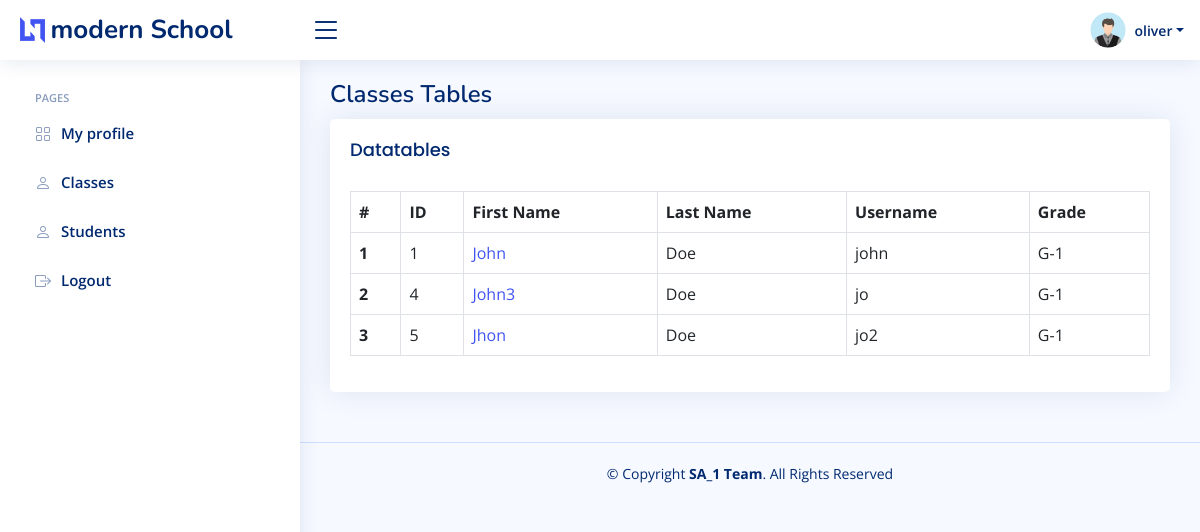
The page /Teacher/students_of_class.php?class_id=2 (signed in) on the database its author committed.
### tables this page shows
CREATE TABLE `setting` (
  `id` int(11) NOT NULL,
  `current_year` int(11) NOT NULL,
  `current_semester` varchar(11) NOT NULL,
  `school_name` varchar(100) NOT NULL,
  `slogan` varchar(300) NOT NULL,
  `about` text NOT NULL
);

CREATE TABLE `teachers` (
  `teacher_id` int(11) NOT NULL,
  `username` varchar(127) NOT NULL,
  `password` varchar(255) NOT NULL,
  `class` varchar(31) NOT NULL,
  `fname` varchar(127) NOT NULL,
  `lname` varchar(127) NOT NULL,
  `subjects` varchar(31) NOT NULL,
  `address` varchar(31) NOT NULL,
  `employee_number` int(11) NOT NULL,
  `date_of_birth` date DEFAULT NULL,
  `phone_number` varchar(31) NOT NULL,
  `qualification` varchar(127) NOT NULL,
  `gender` varchar(7) NOT NULL,
  `email_address` varchar(255) NOT NULL,
  `date_of_joined` datetime NOT NULL DEFAULT current_timestamp()
);

CREATE TABLE `students` (
  `student_id` int(11) NOT NULL,
  `username` varchar(127) NOT NULL,
  `password` varchar(255) NOT NULL,
  `fname` varchar(127) NOT NULL,
  `lname` varchar(255) NOT NULL,
  `grade` int(11) NOT NULL,
  `section` int(11) NOT NULL,
  `address` varchar(31) NOT NULL,
  `gender` varchar(7) NOT NULL,
  `email_address` varchar(255) NOT NULL,
  `date_of_birth` date NOT NULL,
  `date_of_joined` timestamp NULL DEFAULT current_timestamp(),
  `parent_fname` varchar(127) NOT NULL,
  `parent_lname` varchar(127) NOT NULL,
  `parent_phone_number` varchar(31) NOT NULL
);

CREATE TABLE `grades` (
  `grade_id` int(11) NOT NULL,
  `grade` varchar(31) NOT NULL,
  `grade_code` varchar(7) NOT NULL
);

### data/setting.php (called while the page is built)
<?php
function getSetting($conn){
   $sql = "SELECT * FROM setting";
   $stmt = $conn->prepare($sql);
   $stmt->execute();
   if ($stmt->rowCount() == 1) {
     $settings = $stmt->fetch();
     return $settings;
   }else {
    return 0;
   }
}
?>

### Teacher/data/teacher.php (called while the page is built)
<?php
function getTeacherById($teacher_id, $conn){
   $sql = "SELECT * FROM teachers
           WHERE teacher_id=?";
   $stmt = $conn->prepare($sql);
   $stmt->execute([$teacher_id]);
   if ($stmt->rowCount() == 1) {
     $teacher = $stmt->fetch();
     return $teacher;
   }else {
    return 0;
   }
}

### Teacher/data/student.php (called while the page is built, shortened)
<?php
function getAllStudents($conn){
   $sql = "SELECT * FROM students";
   $stmt = $conn->prepare($sql);
   $stmt->execute();
   if ($stmt->rowCount() >= 1) {
     $students = $stmt->fetchAll();
     return $students;
   }else {
   	return 0;
   }
}

### Teacher/data/class.php (called while the page is built, shortened)
<?php
function getClassById($class_id, $conn){
   $sql = "SELECT * FROM class
           WHERE class_id=?";
   $stmt = $conn->prepare($sql);
   $stmt->execute([$class_id]);
   if ($stmt->rowCount() == 1) {
     $class = $stmt->fetch();
     return $class;
   }else {
    return 0;
   }
}

### Teacher/data/grade.php (called while the page is built, shortened)
<?php
function getGradeById($grade_id, $conn){
   $sql = "SELECT * FROM grades
           WHERE grade_id=?";
   $stmt = $conn->prepare($sql);
   $stmt->execute([$grade_id]);
   if ($stmt->rowCount() == 1) {
     $grade = $stmt->fetch();
     return $grade;
   }else {
    return 0;
   }
}

### Teacher/data/section.php (called while the page is built, shortened)
<?php
function getSectioById($section_id, $conn){
   $sql = "SELECT * FROM section
           WHERE section_id=?";
   $stmt = $conn->prepare($sql);
   $stmt->execute([$section_id]);
   if ($stmt->rowCount() == 1) {
     $section = $stmt->fetch();
     return $section;
   }else {
    return 0;
   }
}

### Teacher/students_of_class.php (the view, shortened to what this page needs)
<?php
if (isset($_SESSION['teacher_id']) &&
    isset($_SESSION['role'])) {
    if ($_SESSION['role'] == 'Teacher') {
       include "../DB_connection.php";
       include "data/student.php";
       include "data/grade.php";
       include "data/class.php";
       include "data/section.php";
       include "data/teacher.php";
       $class_id = $_GET['class_id'];
       $students = getAllStudents($conn);
       $teacher_id = $_SESSION['teacher_id'];
       $class = getClassById($class_id, $conn);
 ?>
<!DOCTYPE html>
<html lang="en">
<head>
  <link href="../assets/vendor/bootstrap/css/bootstrap.min.css" rel="stylesheet">
  <link href="../assets/vendor/bootstrap-icons/bootstrap-icons.css" rel="stylesheet">
  <link href="../assets/vendor/boxicons/css/boxicons.min.css" rel="stylesheet">
  <link href="../assets/vendor/quill/quill.snow.css" rel="stylesheet">
  <link href="../assets/vendor/quill/quill.bubble.css" rel="stylesheet">
  <link href="../assets/vendor/remixicon/remixicon.css" rel="stylesheet">
  <link href="../assets/vendor/simple-datatables/style.css" rel="stylesheet">
  <link href="../assets/css/style.css" rel="stylesheet">
</head>
<body>
  <?php
    include "inc/header.php";
    ?>
  <?php
    include "inc/sidebar.php";
    ?>
  <main id="main" class="main">
<div class="pagetitle">
  <h1>Classes Tables</h1>
</div>
<section class="section">
  <div class="row">
    <div class="col-lg-12">
      <div class="card">
        <div class="card-body">
          <h5 class="card-title">Datatables</h5>
          <?php
        if ($students != 0) {
     ?>
  <?php $i = 0; foreach ($students as $student ) {
       $g = getGradeById($class['grade'], $conn);
       $s = getSectioById($class['section'], $conn);
       if ($g['grade_id'] == $student['grade'] && $s['section_id'] == $student['section']) { $i++;
       if ($i == 1) {
    ?>
        <div>
           <div>
              <table class="table table-bordered mt-3 n-table">
                <thead>
                  <tr>
                    <th scope="col">#</th>
                    <th scope="col">ID</th>
                    <th scope="col">First Name</th>
                    <th scope="col">Last Name</th>
                    <th scope="col">Username</th>
                    <th scope="col">Grade</th>
                  </tr>
                </thead>
                <tbody>
              <?php } ?>
                  <tr>
                    <th scope="row"><?=$i?></th>
                    <td><?=$student['student_id']?></td>
                    <td>
                      <a href="student-grade.php?student_id=<?=$student['student_id']?>">
                        <?=$student['fname']?>
                      </a>
                    </td>
                    <td><?=$student['lname']?></td>
                    <td><?=$student['username']?></td>
                    <td>
                      <?php
                           $grade = $student['grade'];
                           $g_temp = getGradeById($grade, $conn);
                           if ($g_temp != 0) {
                              echo $g_temp['grade_code'].'-'.
                                     $g_temp['grade'];
                            }
                        ?>
                    </td>
                  </tr>
                <?php } } ?>
                </tbody>
              </table>
           </div>
         <?php } ?>
        </div>
      </div>
    </div>
  </div>
</section>
</main>
<?php
    include "inc/footer.php";
    ?>
</body>
</html>
<?php
  }else {
    header("Location: ../login.php");
    exit;
  }
}else {
	header("Location: ../login.php");
	exit;
}
?>

### Teacher/inc/header.php (shortened to what this page needs)
<?php
include "../data/setting.php";
$teacher = getTeacherById($teacher_id, $conn);
$setting = getSetting($conn);
if ($setting != 0) {
?>
<header id="header" class="header fixed-top d-flex align-items-center">
    <div class="d-flex align-items-center justify-content-between">
        <a href="../index.php" class="logo d-flex align-items-center">
            <img src="../assets/img/logo.png" alt="">
            <span class="d-none d-lg-block"><?=$setting['school_name']?></span>
        </a>
        <i class="bi bi-list toggle-sidebar-btn"></i>
    </div>
    <nav class="header-nav ms-auto">
        <ul class="d-flex align-items-center">
            <li class="nav-item dropdown pe-3">
                <a class="nav-link nav-profile d-flex align-items-center pe-0" href="#" data-bs-toggle="dropdown">
                    <img src="../img/student-male.png"  alt="Profile" class="rounded-circle">
                    <span class="d-none d-md-block dropdown-toggle ps-2"><?=$teacher['username']?></span>
                </a>
            </li>
        </ul>
    </nav>
</header>
<?php }else {
    header("Location: login.php");
    exit;
}  ?>

### assets/css/style.css (style rules this page uses)
:root { scroll-behavior: smooth; }
body { font-family: "Open Sans", sans-serif; background: #f6f9ff; color: #444444; }
a { color: #4154f1; text-decoration: none; }
h1, h2, h3, h4, h5, h6 { font-family: "Nunito", sans-serif; }
#main { margin-top: 60px; padding: 20px 30px; transition: all 0.3s; }
.pagetitle { margin-bottom: 10px; }
.pagetitle h1 { font-size: 24px; margin-bottom: 0; font-weight: 600; color: #012970; }
.card { margin-bottom: 30px; border: none; border-radius: 5px; box-shadow: 0px 0 30px rgba(1, 41, 112, 0.1); }
.card-title { padding: 20px 0 15px 0; font-size: 18px; font-weight: 500; color: #012970; font-family: "Poppins", sans-serif; }
.card-body { padding: 0 20px 20px 20px; }
.logo { line-height: 1; }
@media (min-width: 1200px) { .logo { width: 280px; } }
.logo img { max-height: 26px; margin-right: 6px; }
.logo span { font-size: 26px; font-weight: 700; color: #012970; font-family: "Nunito", sans-serif; }
.header { transition: all 0.5s; z-index: 997; height: 60px; box-shadow: 0px 2px 20px rgba(1, 41, 112, 0.1); background-color: #fff; padding-left: 20px; }
.header .toggle-sidebar-btn { font-size: 32px; padding-left: 10px; cursor: pointer; color: #012970; }
.header-nav ul { list-style: none; }
.header-nav>ul { margin: 0; padding: 0; }
.header-nav .nav-profile { color: #012970; }
.header-nav .nav-profile img { max-height: 36px; }
.header-nav .nav-profile span { font-size: 14px; font-weight: 600; }
@media (min-width: 1200px) { #main, #footer { margin-left: 300px; } }

### rows shown on the page
setting: school_name "modern School"
teachers: username "oliver"
students: shows "ID", student_id "1", fname "John", lname "Doe", username "john", grades.grade_code "G", grades.grade "1"
students: student_id "4", fname "John3", lname "Doe", username "jo", grades.grade_code "G", grades.grade "1"
students: student_id "5", fname "Jhon", lname "Doe", username "jo2", grades.grade_code "G", grades.grade "1"
